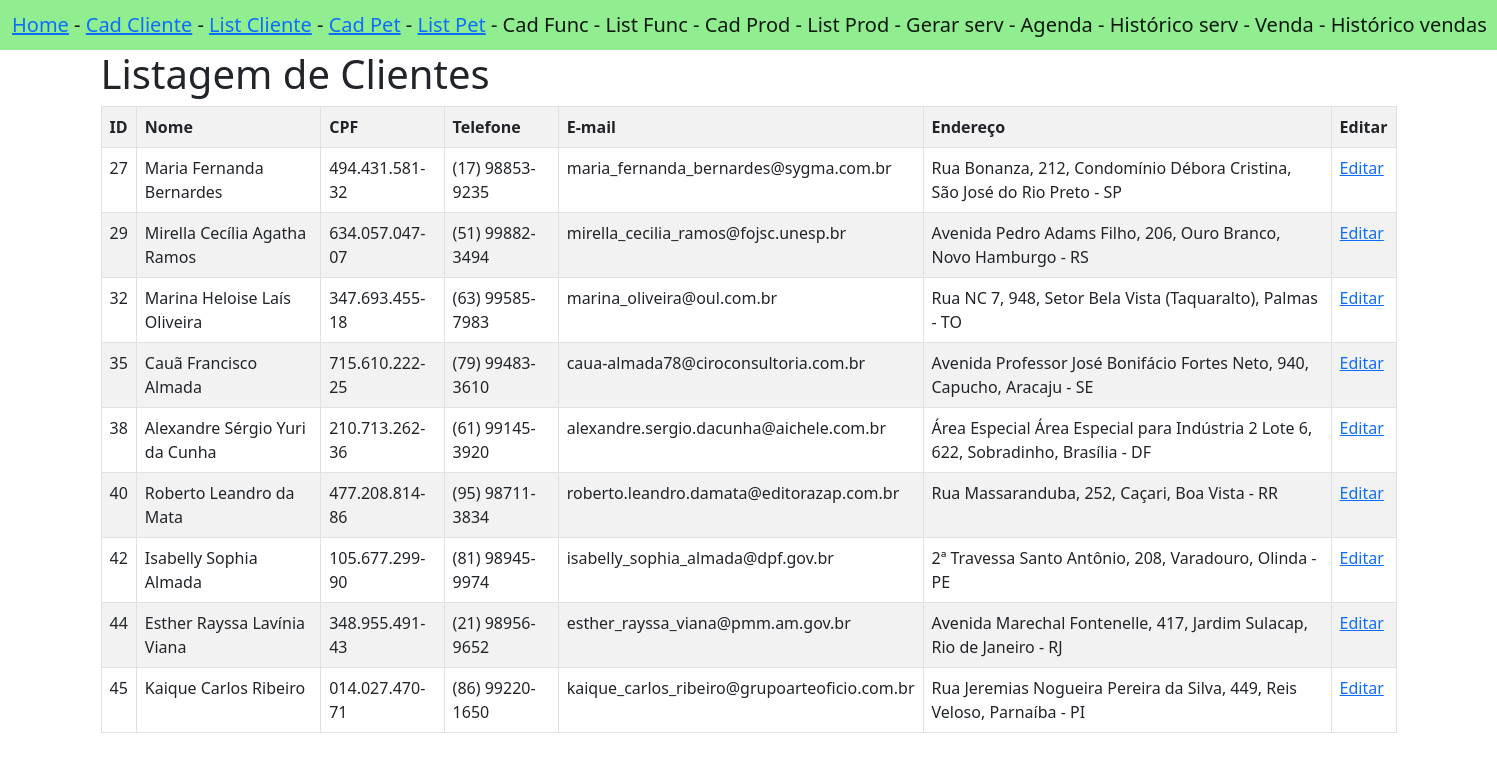
The page /listarClientes/ on the database as committed earlier.
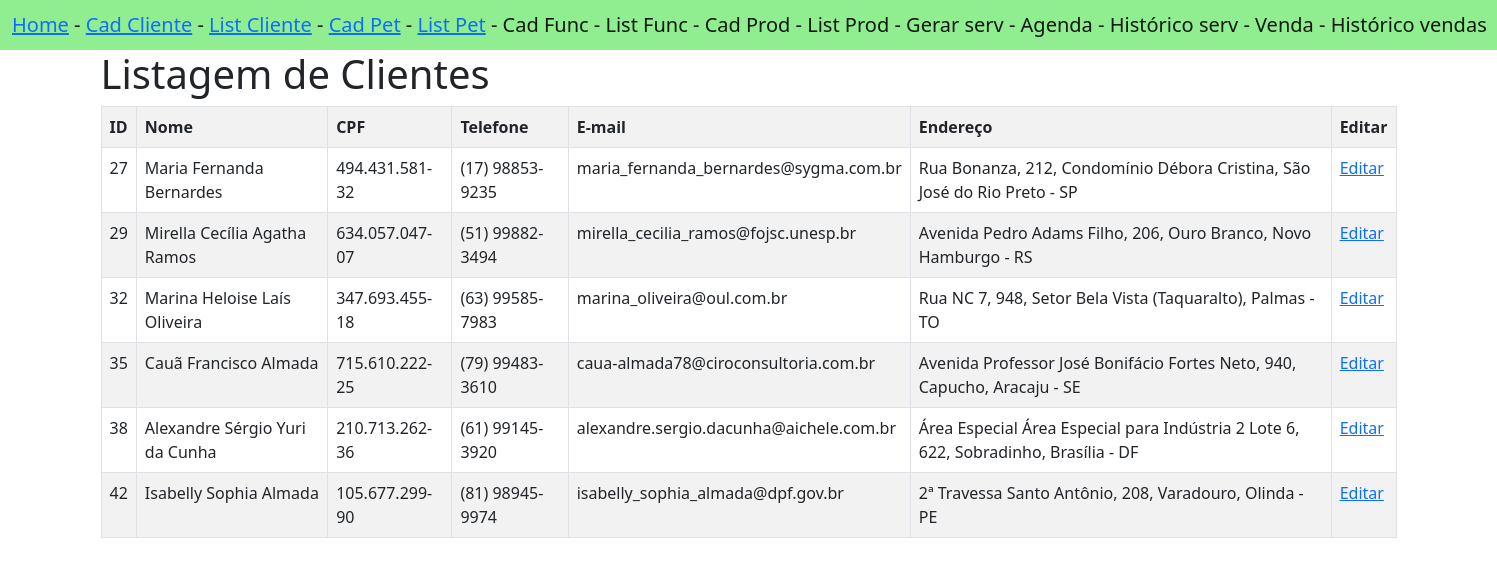
The same page on the database as committed later.
### appPetPlanet/models.py (models this page shows)
class Cliente(models.Model):
    id_cliente = models.AutoField(primary_key=True)
    cpf = models.TextField()
    nome = models.TextField()
    email = models.TextField()
    telefone = models.TextField()
    endereco = models.TextField()

### appPetPlanet/views.py (the view)
# urls.py: path('listarClientes/', views.listarClientes, name='listarClientes'),
def listarClientes(request):
    clientes = {
        'clientes': Cliente.objects.all()
    }
    return render(request, 'cliente/listarClientes.html', clientes)

### appPetPlanet/templates/cliente/listarClientes.html
{% extends 'navBar.html' %}
{% block conteudo %}
<div class="container">
    <h1>Listagem de Clientes</h1>
    <table class="table table-bordered table-striped">
        <tr>
            <th>ID</th>
            <th>Nome</th>
            <th>CPF</th>
            <th>Telefone</th>
            <th>E-mail</th>
            <th>Endereço</th>
            <th>Editar</th>
        </tr>
        {% for cliente in clientes %}
        <tr>
            <td>{{cliente.id_cliente}}</td>
            <td>{{cliente.nome}}</td>
            <td>{{cliente.cpf}}</td>
            <td>{{cliente.telefone}}</td>
            <td>{{cliente.email}}</td>
            <td>{{cliente.endereco}}</td>
            <td><a href="{% url 'infoCliente' %}{{cliente.id_cliente}}">Editar</a></td>
        </tr>
        {% endfor %}
    </table>
</div>
{% endblock %}

Rows that differ between the two databases and show on the page:
removed Cliente: id_cliente "40", nome "Roberto Leandro da Mata", cpf "477.208.814-86", telefone "(95) 98711-3834", email "roberto.leandro.damata@editorazap.com.br", endereco "Rua Massaranduba, 252, Caçari, Boa Vista - RR"
removed Cliente: id_cliente "44", nome "Esther Rayssa Lavínia Viana", cpf "348.955.491-43", telefone "(21) 98956-9652", email "esther_rayssa_viana@pmm.am.gov.br", endereco "Avenida Marechal Fontenelle, 417, Jardim Sulacap, Rio de Janeiro - RJ"
removed Cliente: id_cliente "45", nome "Kaique Carlos Ribeiro", cpf "014.027.470-71", telefone "(86) 99220-1650", email "kaique_carlos_ribeiro@grupoarteoficio.com.br", endereco "Rua Jeremias Nogueira Pereira da Silva, 449, Reis Veloso, Parnaíba - PI"
